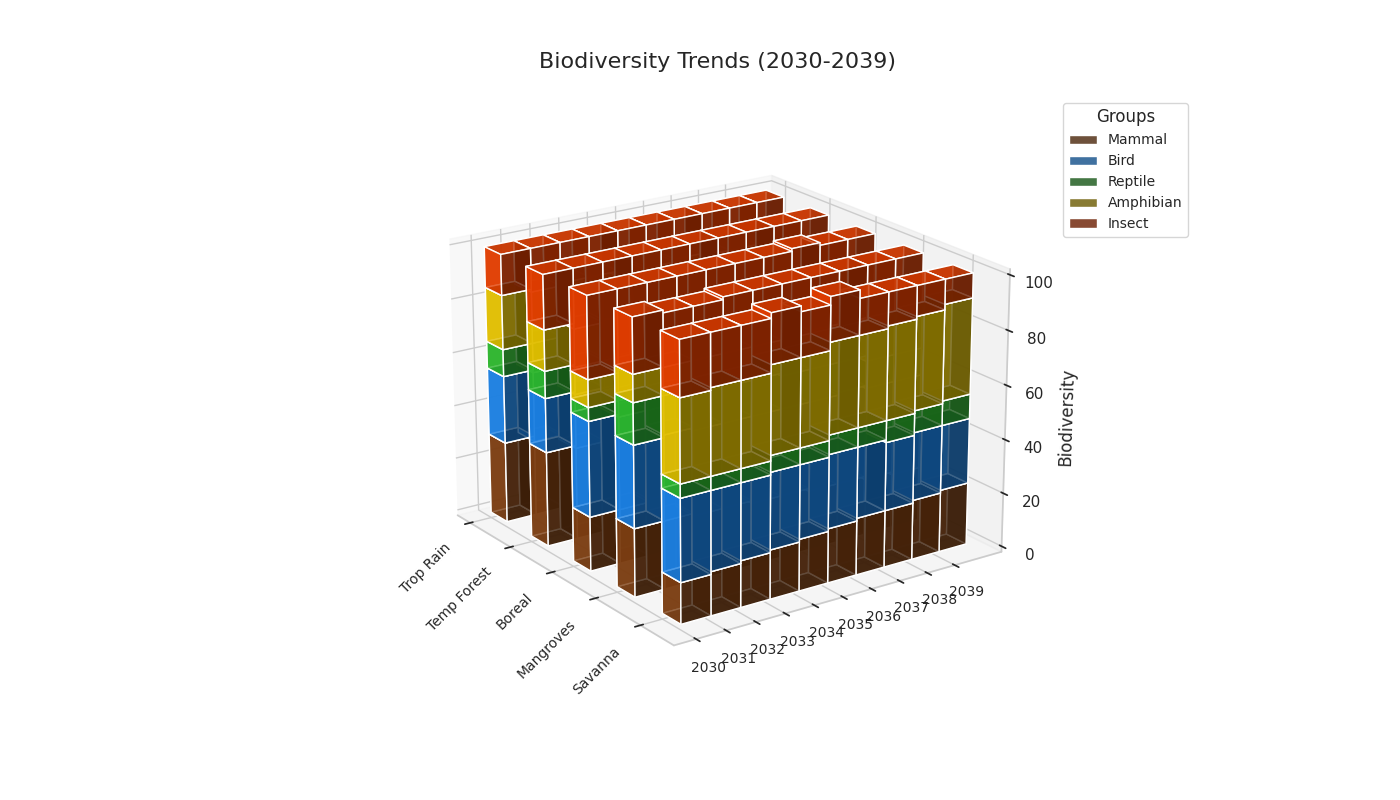

Recreate this plot in Python.
import numpy as np
import matplotlib.pyplot as plt
from mpl_toolkits.mplot3d import Axes3D

# Shortened habitat names
habitats = ["Trop Rain", "Temp Forest", "Boreal", "Mangroves", "Savanna"]
years = np.arange(2030, 2040)

# Percentage data for different animal categories in each habitat (shortened group names)
mammals = np.array([
    [30, 28, 27, 26, 25, 24, 24, 23, 22, 21],
    [35, 34, 33, 32, 32, 31, 30, 29, 29, 28],
    [20, 20, 21, 21, 22, 22, 23, 24, 24, 25],
    [25, 25, 24, 24, 23, 23, 22, 22, 21, 20],
    [15, 16, 17, 18, 19, 20, 21, 21, 22, 23]
])

birds = np.array([
    [25, 26, 27, 28, 28, 29, 30, 30, 31, 32],
    [20, 20, 21, 21, 22, 23, 24, 25, 26, 27],
    [35, 34, 33, 32, 32, 31, 30, 29, 29, 28],
    [30, 31, 31, 31, 32, 32, 33, 34, 34, 35],
    [30, 29, 28, 28, 27, 27, 26, 25, 25, 24]
])

reptiles = np.array([
    [10, 11, 12, 13, 13, 14, 15, 15, 16, 17],
    [10, 10, 11, 11, 12, 13, 13, 14, 14, 15],
    [5, 6, 7, 8, 9, 10, 10, 11, 12, 13],
    [15, 14, 14, 13, 13, 12, 12, 11, 10, 10],
    [5, 5, 5, 6, 6, 7, 7, 8, 8, 9]
])

amphibians = np.array([
    [20, 19, 19, 18, 17, 17, 16, 16, 15, 14],
    [15, 14, 14, 13, 13, 12, 11, 11, 10, 10],
    [10, 11, 11, 12, 13, 13, 14, 15, 15, 16],
    [10, 10, 11, 12, 12, 13, 14, 14, 15, 16],
    [30, 31, 31, 32, 32, 33, 33, 34, 34, 35]
])

insects = np.array([
    [15, 16, 15, 15, 17, 16, 15, 16, 16, 16],
    [20, 22, 21, 23, 21, 21, 22, 21, 21, 20],
    [30, 29, 28, 27, 24, 24, 23, 22, 20, 18],
    [20, 19, 19, 20, 20, 20, 19, 19, 20, 19],
    [20, 19, 19, 18, 16, 16, 13, 12, 11, 9]
])

fig = plt.figure(figsize=(14, 8))
ax = fig.add_subplot(111, projection='3d')

# Use shortened habitat names
x_ticks = np.arange(len(habitats))
ax.set_xticks(x_ticks)
ax.set_xticklabels(habitats, rotation=45, ha='right', fontsize=10)

# No change needed for years
y_ticks = np.arange(len(years))
ax.set_yticks(y_ticks)
ax.set_yticklabels(years, fontsize=10)

ax.set_zlim(0, 100)
ax.set_zlabel('Biodiversity', fontsize=12)

colors = ['#8B4513', '#1E90FF', '#32CD32', '#FFD700', '#FF4500']
bar_width = 0.4

species_data = [mammals, birds, reptiles, amphibians, insects]
species_names = ['Mammal', 'Bird', 'Reptile', 'Amphibian', 'Insect']  # Shortened group names

for j, habitat in enumerate(habitats):
    bottom = np.zeros_like(years)
    for i, species in enumerate(species_data):
        x_pos = np.ones_like(years) * x_ticks[j]
        y_pos = years - years[0]
        z_pos = bottom
        dz = species[j]
        
        ax.bar3d(x_pos, y_pos, z_pos, bar_width, 1, dz, color=colors[i], alpha=0.8, label=species_names[i] if j == 0 else "")
        bottom += dz

# Shortened title and legend title
plt.title("Biodiversity Trends (2030-2039)", fontsize=16, pad=20)
ax.legend(loc='upper left', bbox_to_anchor=(1.05, 1), title='Groups', fontsize=10)

ax.view_init(elev=20., azim=-35)
plt.tight_layout()
plt.show()
